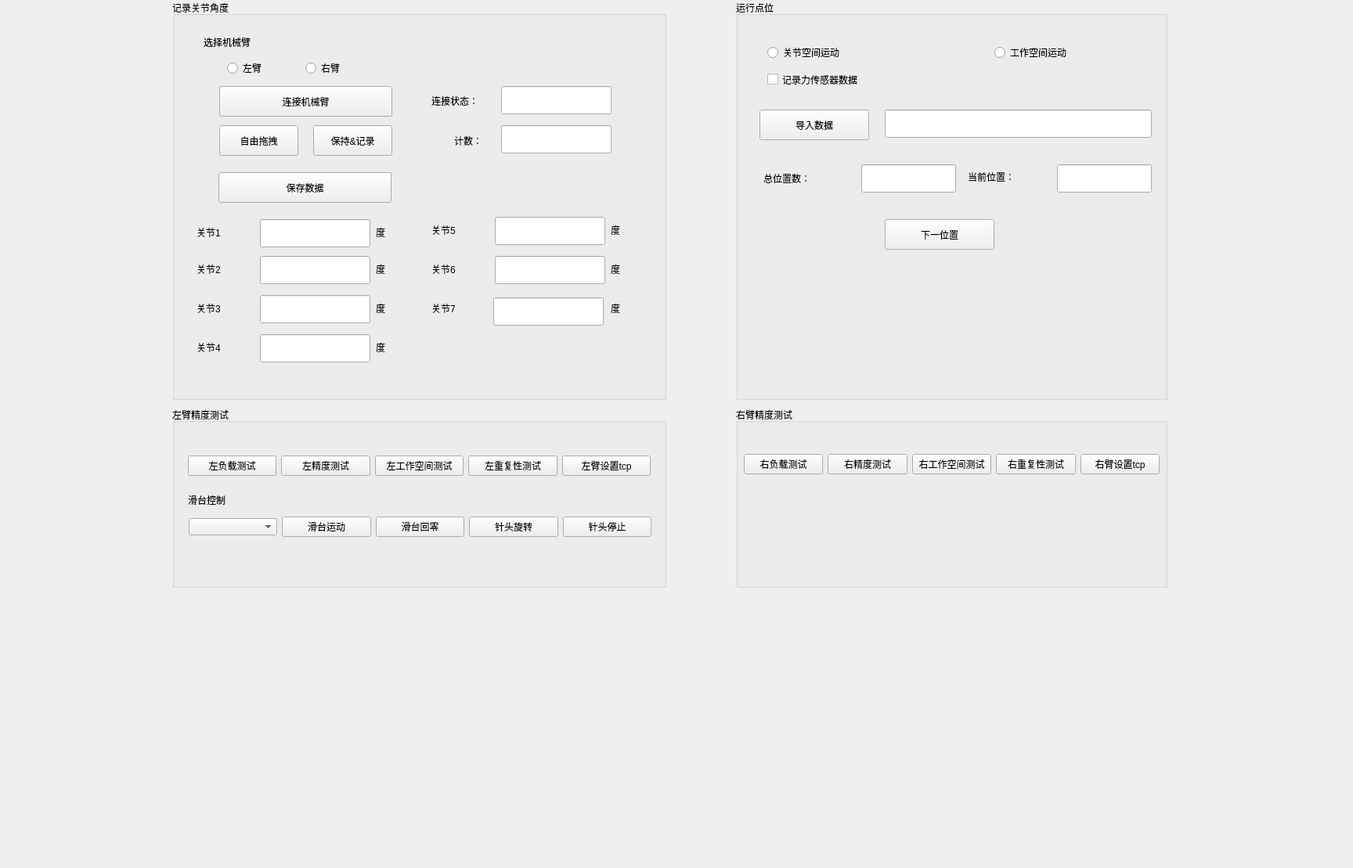
<?xml version="1.0" encoding="UTF-8"?>
<ui version="4.0">
 <class>Widget</class>
 <widget class="QWidget" name="Widget">
  <property name="geometry">
   <rect>
    <x>0</x>
    <y>0</y>
    <width>1728</width>
    <height>1109</height>
   </rect>
  </property>
  <property name="windowTitle">
   <string>Widget</string>
  </property>
  <widget class="QGroupBox" name="groupBox">
   <property name="geometry">
    <rect>
     <x>220</x>
     <y>0</y>
     <width>631</width>
     <height>511</height>
    </rect>
   </property>
   <property name="title">
    <string>记录关节角度</string>
   </property>
   <widget class="QPushButton" name="BtnSetAdjust">
    <property name="geometry">
     <rect>
      <x>60</x>
      <y>160</y>
      <width>101</width>
      <height>39</height>
     </rect>
    </property>
    <property name="text">
     <string>自由拖拽</string>
    </property>
   </widget>
   <widget class="QPushButton" name="BtnHoldandRecord">
    <property name="geometry">
     <rect>
      <x>180</x>
      <y>160</y>
      <width>101</width>
      <height>39</height>
     </rect>
    </property>
    <property name="text">
     <string>保持&amp;&amp;记录</string>
    </property>
   </widget>
   <widget class="QLineEdit" name="EditJointPos1">
    <property name="geometry">
     <rect>
      <x>112</x>
      <y>280</y>
      <width>141</width>
      <height>36</height>
     </rect>
    </property>
   </widget>
   <widget class="QLabel" name="label">
    <property name="geometry">
     <rect>
      <x>31</x>
      <y>283</y>
      <width>81</width>
      <height>28</height>
     </rect>
    </property>
    <property name="text">
     <string>关节1</string>
    </property>
   </widget>
   <widget class="QLabel" name="label_2">
    <property name="geometry">
     <rect>
      <x>40</x>
      <y>40</y>
      <width>251</width>
      <height>28</height>
     </rect>
    </property>
    <property name="text">
     <string>选择机械臂</string>
    </property>
   </widget>
   <widget class="QLabel" name="label_3">
    <property name="geometry">
     <rect>
      <x>260</x>
      <y>283</y>
      <width>51</width>
      <height>28</height>
     </rect>
    </property>
    <property name="text">
     <string>度</string>
    </property>
   </widget>
   <widget class="QLabel" name="label_7">
    <property name="geometry">
     <rect>
      <x>31</x>
      <y>330</y>
      <width>81</width>
      <height>28</height>
     </rect>
    </property>
    <property name="text">
     <string>关节2</string>
    </property>
   </widget>
   <widget class="QLineEdit" name="EditJointPos2">
    <property name="geometry">
     <rect>
      <x>112</x>
      <y>327</y>
      <width>141</width>
      <height>36</height>
     </rect>
    </property>
   </widget>
   <widget class="QLabel" name="label_8">
    <property name="geometry">
     <rect>
      <x>260</x>
      <y>330</y>
      <width>51</width>
      <height>28</height>
     </rect>
    </property>
    <property name="text">
     <string>度</string>
    </property>
   </widget>
   <widget class="QLabel" name="label_9">
    <property name="geometry">
     <rect>
      <x>31</x>
      <y>380</y>
      <width>81</width>
      <height>28</height>
     </rect>
    </property>
    <property name="text">
     <string>关节3</string>
    </property>
   </widget>
   <widget class="QLineEdit" name="EditJointPos3">
    <property name="geometry">
     <rect>
      <x>112</x>
      <y>377</y>
      <width>141</width>
      <height>36</height>
     </rect>
    </property>
   </widget>
   <widget class="QLabel" name="label_10">
    <property name="geometry">
     <rect>
      <x>260</x>
      <y>380</y>
      <width>51</width>
      <height>28</height>
     </rect>
    </property>
    <property name="text">
     <string>度</string>
    </property>
   </widget>
   <widget class="QLabel" name="label_11">
    <property name="geometry">
     <rect>
      <x>31</x>
      <y>430</y>
      <width>81</width>
      <height>28</height>
     </rect>
    </property>
    <property name="text">
     <string>关节4</string>
    </property>
   </widget>
   <widget class="QLineEdit" name="EditJointPos4">
    <property name="geometry">
     <rect>
      <x>112</x>
      <y>427</y>
      <width>141</width>
      <height>36</height>
     </rect>
    </property>
   </widget>
   <widget class="QLabel" name="label_12">
    <property name="geometry">
     <rect>
      <x>260</x>
      <y>430</y>
      <width>51</width>
      <height>28</height>
     </rect>
    </property>
    <property name="text">
     <string>度</string>
    </property>
   </widget>
   <widget class="QLabel" name="label_13">
    <property name="geometry">
     <rect>
      <x>331</x>
      <y>330</y>
      <width>81</width>
      <height>28</height>
     </rect>
    </property>
    <property name="text">
     <string>关节6</string>
    </property>
   </widget>
   <widget class="QLineEdit" name="EditJointPos5">
    <property name="geometry">
     <rect>
      <x>412</x>
      <y>277</y>
      <width>141</width>
      <height>36</height>
     </rect>
    </property>
   </widget>
   <widget class="QLabel" name="label_14">
    <property name="geometry">
     <rect>
      <x>560</x>
      <y>330</y>
      <width>51</width>
      <height>28</height>
     </rect>
    </property>
    <property name="text">
     <string>度</string>
    </property>
   </widget>
   <widget class="QLabel" name="label_15">
    <property name="geometry">
     <rect>
      <x>331</x>
      <y>380</y>
      <width>81</width>
      <height>28</height>
     </rect>
    </property>
    <property name="text">
     <string>关节7</string>
    </property>
   </widget>
   <widget class="QLineEdit" name="EditJointPos6">
    <property name="geometry">
     <rect>
      <x>412</x>
      <y>327</y>
      <width>141</width>
      <height>36</height>
     </rect>
    </property>
   </widget>
   <widget class="QLabel" name="label_16">
    <property name="geometry">
     <rect>
      <x>560</x>
      <y>380</y>
      <width>51</width>
      <height>28</height>
     </rect>
    </property>
    <property name="text">
     <string>度</string>
    </property>
   </widget>
   <widget class="QLabel" name="label_17">
    <property name="geometry">
     <rect>
      <x>331</x>
      <y>280</y>
      <width>81</width>
      <height>28</height>
     </rect>
    </property>
    <property name="text">
     <string>关节5</string>
    </property>
   </widget>
   <widget class="QLineEdit" name="EditJointPos7">
    <property name="geometry">
     <rect>
      <x>410</x>
      <y>380</y>
      <width>141</width>
      <height>36</height>
     </rect>
    </property>
   </widget>
   <widget class="QLabel" name="label_18">
    <property name="geometry">
     <rect>
      <x>560</x>
      <y>280</y>
      <width>51</width>
      <height>28</height>
     </rect>
    </property>
    <property name="text">
     <string>度</string>
    </property>
   </widget>
   <widget class="QLineEdit" name="EditRecordCounter">
    <property name="enabled">
     <bool>true</bool>
    </property>
    <property name="geometry">
     <rect>
      <x>420</x>
      <y>160</y>
      <width>141</width>
      <height>36</height>
     </rect>
    </property>
   </widget>
   <widget class="QLabel" name="label_19">
    <property name="geometry">
     <rect>
      <x>360</x>
      <y>166</y>
      <width>81</width>
      <height>28</height>
     </rect>
    </property>
    <property name="text">
     <string>计数：</string>
    </property>
   </widget>
   <widget class="QPushButton" name="BtnSaveData">
    <property name="geometry">
     <rect>
      <x>59</x>
      <y>220</y>
      <width>221</width>
      <height>39</height>
     </rect>
    </property>
    <property name="text">
     <string>保存数据</string>
    </property>
   </widget>
   <widget class="QPushButton" name="BtnConnectRobot">
    <property name="geometry">
     <rect>
      <x>60</x>
      <y>110</y>
      <width>221</width>
      <height>39</height>
     </rect>
    </property>
    <property name="text">
     <string>连接机械臂</string>
    </property>
   </widget>
   <widget class="QRadioButton" name="RbtnLeftArm">
    <property name="geometry">
     <rect>
      <x>70</x>
      <y>70</y>
      <width>173</width>
      <height>34</height>
     </rect>
    </property>
    <property name="text">
     <string>左臂</string>
    </property>
   </widget>
   <widget class="QRadioButton" name="RbtnRightArm">
    <property name="geometry">
     <rect>
      <x>170</x>
      <y>70</y>
      <width>173</width>
      <height>34</height>
     </rect>
    </property>
    <property name="text">
     <string>右臂</string>
    </property>
   </widget>
   <widget class="QLabel" name="label_22">
    <property name="geometry">
     <rect>
      <x>331</x>
      <y>115</y>
      <width>81</width>
      <height>28</height>
     </rect>
    </property>
    <property name="text">
     <string>连接状态：</string>
    </property>
   </widget>
   <widget class="QLineEdit" name="EditArmStatus">
    <property name="enabled">
     <bool>true</bool>
    </property>
    <property name="geometry">
     <rect>
      <x>420</x>
      <y>110</y>
      <width>141</width>
      <height>36</height>
     </rect>
    </property>
   </widget>
  </widget>
  <widget class="QGroupBox" name="groupBox_2">
   <property name="geometry">
    <rect>
     <x>940</x>
     <y>0</y>
     <width>551</width>
     <height>511</height>
    </rect>
   </property>
   <property name="title">
    <string>运行点位</string>
   </property>
   <widget class="QPushButton" name="BtnIputData">
    <property name="geometry">
     <rect>
      <x>30</x>
      <y>140</y>
      <width>140</width>
      <height>39</height>
     </rect>
    </property>
    <property name="text">
     <string>导入数据</string>
    </property>
   </widget>
   <widget class="QLineEdit" name="EditDataPath">
    <property name="enabled">
     <bool>true</bool>
    </property>
    <property name="geometry">
     <rect>
      <x>190</x>
      <y>140</y>
      <width>341</width>
      <height>36</height>
     </rect>
    </property>
   </widget>
   <widget class="QPushButton" name="BtnMoveToNextPos">
    <property name="geometry">
     <rect>
      <x>190</x>
      <y>280</y>
      <width>140</width>
      <height>39</height>
     </rect>
    </property>
    <property name="text">
     <string>下一位置</string>
    </property>
   </widget>
   <widget class="QLineEdit" name="EditCurrentPosNum">
    <property name="enabled">
     <bool>true</bool>
    </property>
    <property name="geometry">
     <rect>
      <x>410</x>
      <y>210</y>
      <width>121</width>
      <height>36</height>
     </rect>
    </property>
   </widget>
   <widget class="QLabel" name="label_20">
    <property name="geometry">
     <rect>
      <x>296</x>
      <y>212</y>
      <width>121</width>
      <height>28</height>
     </rect>
    </property>
    <property name="text">
     <string>当前位置：</string>
    </property>
   </widget>
   <widget class="QLineEdit" name="EditTotalPosNum">
    <property name="enabled">
     <bool>true</bool>
    </property>
    <property name="geometry">
     <rect>
      <x>160</x>
      <y>210</y>
      <width>121</width>
      <height>36</height>
     </rect>
    </property>
   </widget>
   <widget class="QLabel" name="label_21">
    <property name="geometry">
     <rect>
      <x>35</x>
      <y>214</y>
      <width>121</width>
      <height>28</height>
     </rect>
    </property>
    <property name="text">
     <string>总位置数：</string>
    </property>
   </widget>
   <widget class="QRadioButton" name="RdbJoint">
    <property name="geometry">
     <rect>
      <x>40</x>
      <y>50</y>
      <width>173</width>
      <height>34</height>
     </rect>
    </property>
    <property name="text">
     <string>关节空间运动</string>
    </property>
   </widget>
   <widget class="QRadioButton" name="RdbCastesian">
    <property name="geometry">
     <rect>
      <x>330</x>
      <y>50</y>
      <width>173</width>
      <height>34</height>
     </rect>
    </property>
    <property name="text">
     <string>工作空间运动</string>
    </property>
   </widget>
   <widget class="QCheckBox" name="CkbRecordFTSensor">
    <property name="enabled">
     <bool>true</bool>
    </property>
    <property name="geometry">
     <rect>
      <x>40</x>
      <y>90</y>
      <width>161</width>
      <height>23</height>
     </rect>
    </property>
    <property name="text">
     <string>记录力传感器数据</string>
    </property>
    <property name="autoRepeatDelay">
     <number>298</number>
    </property>
    <property name="tristate">
     <bool>false</bool>
    </property>
   </widget>
  </widget>
  <widget class="QGroupBox" name="groupBox_3">
   <property name="geometry">
    <rect>
     <x>220</x>
     <y>520</y>
     <width>631</width>
     <height>231</height>
    </rect>
   </property>
   <property name="title">
    <string>左臂精度测试</string>
   </property>
   <widget class="QLabel" name="label_4">
    <property name="geometry">
     <rect>
      <x>20</x>
      <y>110</y>
      <width>67</width>
      <height>17</height>
     </rect>
    </property>
    <property name="text">
     <string>滑台控制</string>
    </property>
   </widget>
   <widget class="QWidget" name="">
    <property name="geometry">
     <rect>
      <x>20</x>
      <y>60</y>
      <width>591</width>
      <height>31</height>
     </rect>
    </property>
    <layout class="QHBoxLayout" name="horizontalLayout_2">
     <item>
      <widget class="QPushButton" name="leftbtn1">
       <property name="text">
        <string>左负载测试</string>
       </property>
      </widget>
     </item>
     <item>
      <widget class="QPushButton" name="leftbtn2">
       <property name="text">
        <string>左精度测试</string>
       </property>
      </widget>
     </item>
     <item>
      <widget class="QPushButton" name="leftbtn3">
       <property name="text">
        <string>左工作空间测试</string>
       </property>
      </widget>
     </item>
     <item>
      <widget class="QPushButton" name="leftbtn4">
       <property name="text">
        <string>左重复性测试</string>
       </property>
      </widget>
     </item>
     <item>
      <widget class="QPushButton" name="leftbtn5">
       <property name="text">
        <string>左臂设置tcp</string>
       </property>
      </widget>
     </item>
    </layout>
   </widget>
   <widget class="QWidget" name="">
    <property name="geometry">
     <rect>
      <x>21</x>
      <y>140</y>
      <width>591</width>
      <height>27</height>
     </rect>
    </property>
    <layout class="QHBoxLayout" name="horizontalLayout">
     <item>
      <widget class="QComboBox" name="comboBox"/>
     </item>
     <item>
      <widget class="QPushButton" name="huataibtn2">
       <property name="text">
        <string>滑台运动</string>
       </property>
      </widget>
     </item>
     <item>
      <widget class="QPushButton" name="huataibtn1">
       <property name="text">
        <string>滑台回零</string>
       </property>
      </widget>
     </item>
     <item>
      <widget class="QPushButton" name="huataibtn3">
       <property name="text">
        <string>针头旋转</string>
       </property>
      </widget>
     </item>
     <item>
      <widget class="QPushButton" name="huataibtn4">
       <property name="text">
        <string>针头停止</string>
       </property>
      </widget>
     </item>
    </layout>
   </widget>
  </widget>
  <widget class="QGroupBox" name="groupBox_4">
   <property name="geometry">
    <rect>
     <x>940</x>
     <y>520</y>
     <width>551</width>
     <height>231</height>
    </rect>
   </property>
   <property name="title">
    <string>右臂精度测试</string>
   </property>
   <widget class="QWidget" name="">
    <property name="geometry">
     <rect>
      <x>10</x>
      <y>60</y>
      <width>531</width>
      <height>27</height>
     </rect>
    </property>
    <layout class="QHBoxLayout" name="horizontalLayout_3">
     <item>
      <widget class="QPushButton" name="rightbtn1">
       <property name="text">
        <string>右负载测试</string>
       </property>
      </widget>
     </item>
     <item>
      <widget class="QPushButton" name="rightbtn2">
       <property name="text">
        <string>右精度测试</string>
       </property>
      </widget>
     </item>
     <item>
      <widget class="QPushButton" name="rightbtn3">
       <property name="text">
        <string>右工作空间测试</string>
       </property>
      </widget>
     </item>
     <item>
      <widget class="QPushButton" name="rightbtn4">
       <property name="text">
        <string>右重复性测试</string>
       </property>
      </widget>
     </item>
     <item>
      <widget class="QPushButton" name="rightbtn5">
       <property name="text">
        <string>右臂设置tcp</string>
       </property>
      </widget>
     </item>
    </layout>
   </widget>
  </widget>
 </widget>
 <resources/>
 <connections/>
</ui>
